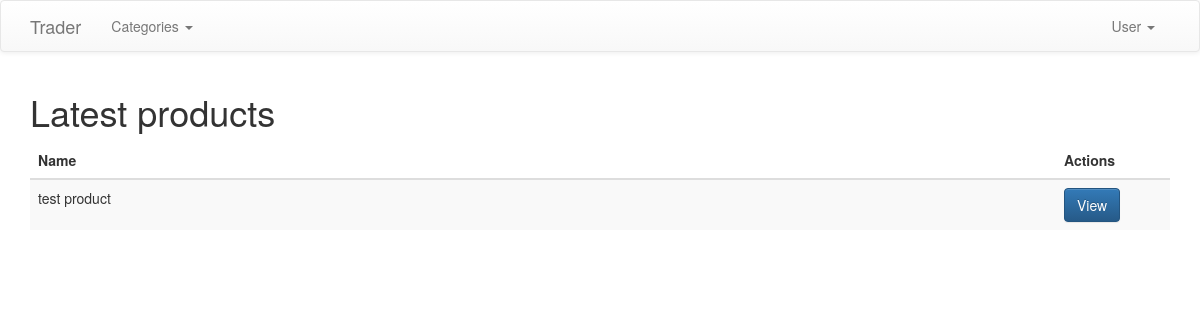
Before: / with the older database file.
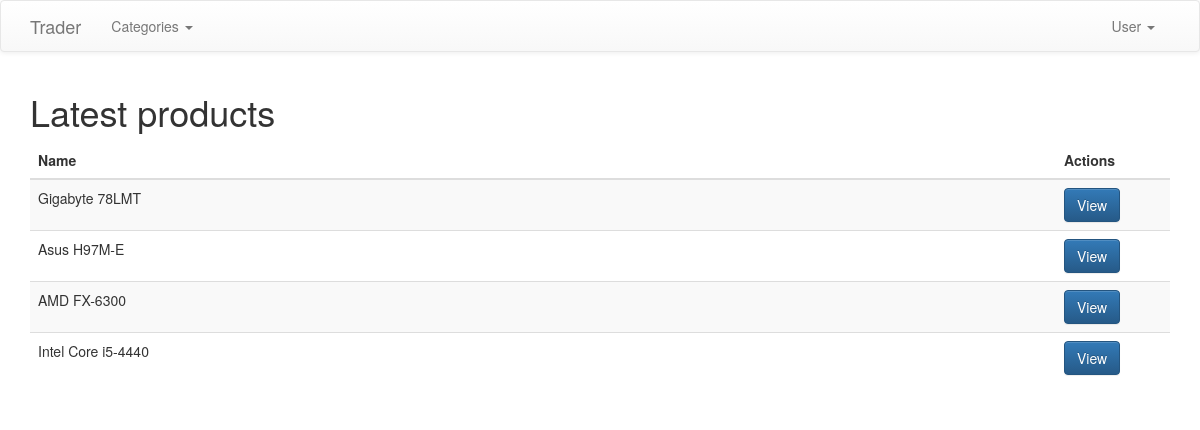
After: the same page with the newer database file.
### tables this page shows
CREATE TABLE IF NOT EXISTS `products` (
  `product_id` int(11) NOT NULL AUTO_INCREMENT,
  `category_id` int(11) NOT NULL,
  `name` varchar(255) NOT NULL,
  `description` text NOT NULL,
  `price` int(11) NOT NULL,
  `stock` int(11) NOT NULL,
  `image` varchar(255) NOT NULL,
  PRIMARY KEY (`product_id`)
);

### config.php (called while the page is built, shortened)
<?php
$base_path = "http://localhost/trader";

### index.php (the view, shortened to what this page needs)
<?php
include('config.php');
?>
<!DOCTYPE html>
<html lang="en">
<head>
	<link rel="stylesheet" href="https://maxcdn.bootstrapcdn.com/bootstrap/3.3.4/css/bootstrap.min.css">
	<link rel="stylesheet" href="https://maxcdn.bootstrapcdn.com/bootstrap/3.3.4/css/bootstrap-theme.min.css">
</head>
<body>
	<?php include('template_parts/header.php'); ?>
	<div class="container">
		<h1>Latest products</h1>
		<table class="table table-striped">
			<thead>
				<tr>
					<th width="90%">Name</th>
					<th>Actions</th>
				</tr>
			</thead>
			<tbody>
				<?php
				$latest_products = $db->query("SELECT * FROM products ORDER BY product_id DESC LIMIT 0,5");
				while($row = $latest_products->fetch_assoc()) {
				?>
				<tr>
					<td><?php echo $row['name'] ?></td>
					<td>
						<a href="<?php echo $base_path; ?>/view_product.php?product_id=<?php echo $row['product_id']; ?>" class="btn btn-primary">View</a>
					</td>
				</tr>
				<?php
				}
				?>
			</tbody>
		</table>
	</div>
</body>
</html>

Changed rows visible on the page:
removed products: name "test product"
added products: name "Gigabyte 78LMT"
added products: name "Asus H97M-E"
added products: name "AMD FX-6300"
added products: name "Intel Core i5-4440"
